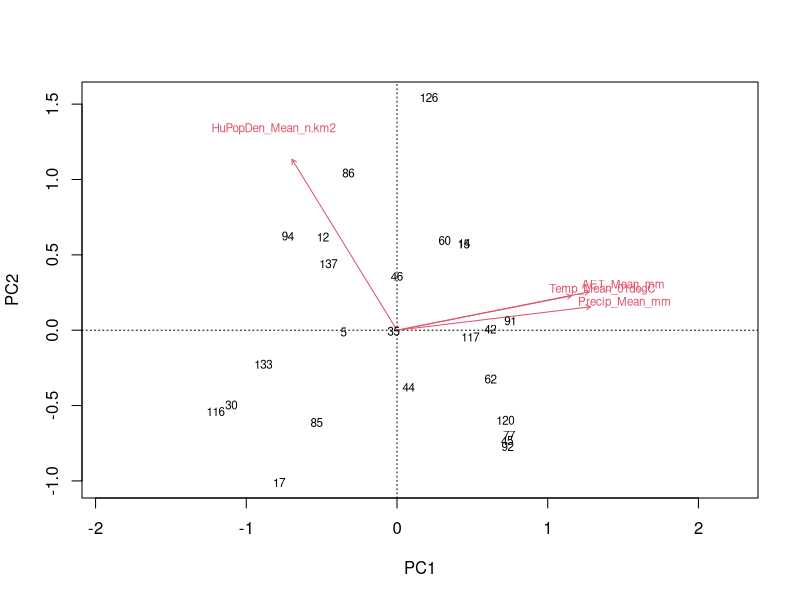
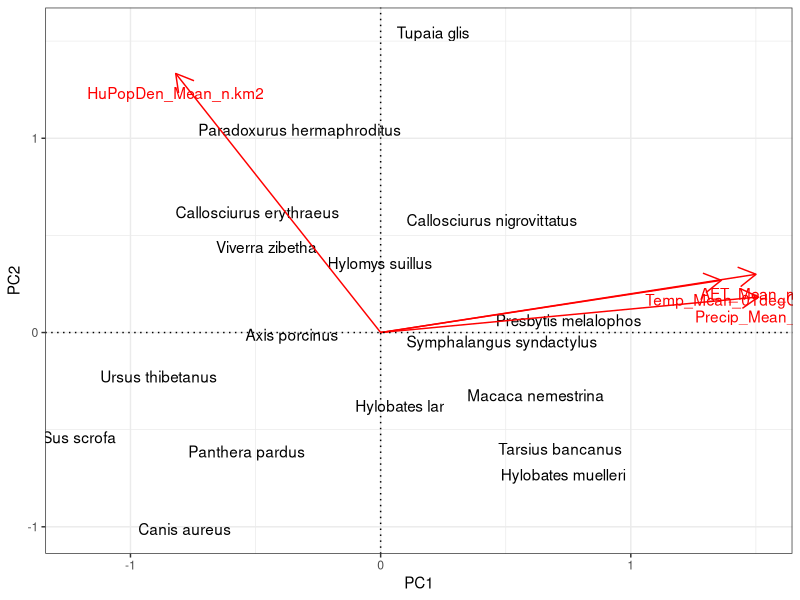

Write the R code that produced these figures, in order.
## ---- chunk 1
knitr::opts_chunk$set(echo = FALSE)
library(tidyverse)
library(vegan)
## ---- chunk 2
#  reading in the file with the 143 species of interest
spSEAsia <- read.csv(file = here::here('data', 'Species_SEAsia_02_02_16_fin.csv'))
str(spSEAsia)

# read in the PanTheria database
pant <- read.delim(file = here::here('data', 'Pantheria.txt'))
str(pant)
## ---- chunk 3
## joining both datasets together
pant$Sp_bin <- pant$MSW05_Binomial
LH <- merge(pant, spSEAsia, by = "Sp_bin")
nrow(LH)  

## Select 5 life history traits of interest
LH_subs <- LH %>%
  select('Genus', 'Species', 'Sp_bin', 
         'X5.1_AdultBodyMass_g',  'X15.1_LitterSize',
         'X6.1_DietBreadth', 'X22.1_HomeRange_km2',
         'X27.2_HuPopDen_Mean_n.km2', 'X28.1_Precip_Mean_mm',
         'X28.2_Temp_Mean_01degC', 'X30.1_AET_Mean_mm')


# replacing -999 with NA
LH_subs[LH_subs == -999] <-  NA

LH_noNA <- na.omit(LH_subs)
names(LH_noNA) <- sub("^[^_]*_", "", names(LH_noNA))

str(LH_noNA)
## ---- chunk 4
env_LH <- LH_noNA %>% 
  select('HuPopDen_Mean_n.km2', 'Precip_Mean_mm',
         'Temp_Mean_01degC', 'AET_Mean_mm')

pca_env_SEAs <- rda(env_LH, scale = TRUE)
## ---- chunk 5
summary(pca_env_SEAs)

# extract eigenvalues
eigval <- pca_env_SEAs$CA$eig
eigval[eigval > mean(eigval)]  

bstick(pca_env_SEAs); eigval

biplot(pca_env_SEAs, scaling = 'species')
## ---- chunk 6
var_PCA <- scores(pca_env_SEAs, choices = c(1,2), scaling = 2, tidy = TRUE)

LH_noNA$label <- rownames(LH_noNA)
vis_PCA <- merge(subset(var_PCA, score =='sites'), subset(LH_noNA, select = c('label', 'bin')), by = 'label')

spec_plot <- var_PCA %>% 
  filter(score == 'species')
ggplot(vis_PCA, aes(x = PC1, y = PC2)) +
   geom_text(aes(label = bin), check_overlap = TRUE) +
  geom_segment(data = spec_plot, 
               aes(x=0, y=0, xend=PC1, yend=PC2), 
               arrow = arrow(length=unit(.5, 'cm')),
               col ='red') +
  geom_text(data = spec_plot, aes(label = label),             nudge_y = -0.1, col = 'red') +
theme_bw() +
  geom_hline(yintercept = 0, lty = 3) +
  geom_vline(xintercept = 0, lty = 3)
